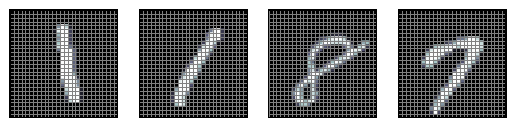

Reproduce this figure in Python.
from keras.datasets import mnist
import matplotlib.pyplot as plt 
import numpy as np

(train_X, train_y), (test_X, test_y) = mnist.load_data()
n_plots = 4
fig, ax = plt.subplots(1,n_plots)
for i in range(n_plots):  
    axis = ax[i]
    axis.imshow(train_X[i], cmap=plt.get_cmap('bone'))
    axis.set_yticklabels([])
    axis.set_xticklabels([])
    axis.set_xticks(np.arange(28)-0.5)
    axis.set_yticks(np.arange(28)-0.5)
    axis.tick_params(left = False, bottom = False)
    axis.grid(color='gray', linestyle='-', linewidth=0.06)

plt.savefig('mnist_plot.pdf', bbox_inches='tight')